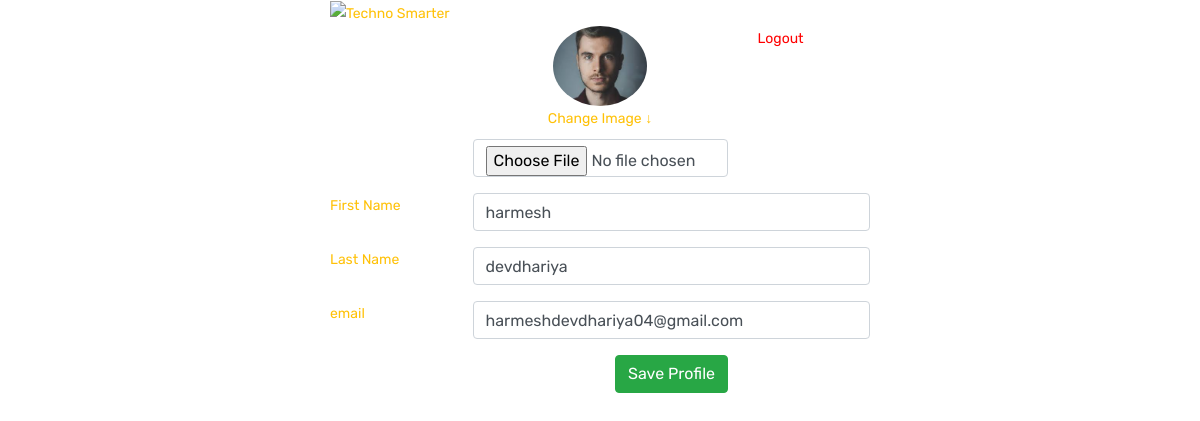
/taker/profile.php (signed in), run on the app's committed database.
### tables this page shows
CREATE TABLE `servicetaker` (
  `id` int(11) NOT NULL,
  `firstname` varchar(15) NOT NULL,
  `lastname` varchar(15) NOT NULL,
  `email` varchar(30) NOT NULL,
  `password` varchar(10) NOT NULL,
  `phone` bigint(10) NOT NULL,
  `gender` enum('M','F','O') NOT NULL,
  `city` varchar(10) NOT NULL,
  `image` varchar(255) NOT NULL
);

### taker/profile.php (the view, shortened to what this page needs)
<?php
$con=mysqli_connect("localhost","root","","findworker");
  $email=$_SESSION['email'];
  $findresult = mysqli_query($con, "SELECT * FROM servicetaker WHERE email= '$email'");
if($res = mysqli_fetch_array($findresult))
{
$fname = $res['firstname'];
$lname = $res['lastname'];
$email = $res['email'];
$image= $res['image'];
}
?>
 <!DOCTYPE html>
<html>
<head>
    <link rel="stylesheet" href="https://cdn.jsdelivr.net/npm/bootstrap@4.5.3/dist/css/bootstrap.min.css">
    <link rel="stylesheet" href="style.css">
</head>
<body bgcolor="green">
<div class="container">
    <div class="row">
        <div class="col-sm-3">
        </div>
        <div class="col-sm-6">
     <form action="" method="POST" enctype='multipart/form-data'>
  <div class="login_form">
 <img src="https://technosmarter.com/assets/images/logo.png" alt="Techno Smarter" class="logo img-fluid"> <br>
     <form method="post" enctype='multipart/form-data' action="">
          <div class="row">
            <div class="col"></div>
           <div class="col-6">
            <center>
            <?php if($image==NULL)
                {
                 echo '<img src="https://technosmarter.com/assets/icon/user.png>';
                } else { echo '<img src="images/'.$image.'" style="height:80px;width:auto;border-radius:50%;">';}?>
                <div class="form-group">
                <label>Change Image &#8595;</label>
                <input class="form-control" type="file" name="image" style="width:100%;" >
            </div>
  </center>
           </div>
            <div class="col"><p><a href="logout.php"><span style="color:red;">Logout</span> </a></p>
         </div>
          </div>
          <div class="form-group">
          <div class="row">
            <div class="col-3">
                <label>First Name</label>
            </div>
             <div class="col">
                <input type="text" name="firstname" value="<?php echo $fname;?>" class="form-control">
            </div>
          </div>
      </div>
      <div class="form-group">
 <div class="row">
            <div class="col-3">
                <label>Last Name</label>
            </div>
             <div class="col">
                <input type="text" name="lastname" value="<?php echo $lname;?>" class="form-control">
            </div>
          </div>
      </div>
      <div class="form-group">
 <div class="row">
            <div class="col-3">
                <label>email</label>
            </div>
             <div class="col">
                <input type="text" name="email" value="<?php echo $email;?>" class="form-control">
            </div>
          </div>
      </div>
           <div class="row">
            <div class="col-sm-6">
            </div>
            <div class="col-sm-6">
<button  class="btn btn-success" name="update_profile">Save Profile</button>
            </div>
           </div>
       </form>
        </div>
    </div>
</div>
</body>
</html>

### taker/style.css (style rules this page uses)
body { color: #ffc107; font-size: 14px; font-family: 'Rubik', sans-serif; line-height: 1.80857; }
html, body { height: 100%; }
a { color: #1f1f1f; text-decoration: none !important; outline: none !important; -webkit-transition: all .3s ease-in-out; -moz-transition: all .3s ease-in-out; -ms-transition: all .3s ease-in-out; -o-transition: all .3s ease-in-out; transition: all .3s ease-in-out; }
a { color: #1f1f1f; text-decoration: none; outline: none; }
a, .btn { text-decoration: none !important; outline: none !important; -webkit-transition: all .3s ease-in-out; -moz-transition: all .3s ease-in-out; -ms-transition: all .3s ease-in-out; -o-transition: all .3s ease-in-out; transition: all .3s ease-in-out; }

### data on the page
servicetaker: image (picture), firstname "harmesh", lastname "devdhariya", email "harmeshdevdhariya04@gmail.com"
